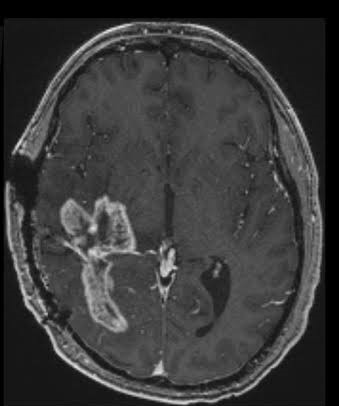
#> input picture archive/Testing/glioma/Te-gl_102.jpg, 339 x 406 px
$ python -i image_validator.py   (imports and definitions only)
#> lines starting #> are read from the running program, lines starting #| are printed output that depends on the picture; after the words box and inside, x2 and y2 are one past the last pixel; in counts of white or black regions, pixels touching at a corner belong together
"""
Image Validator - Validates if uploaded image is a brain MRI scan
"""
import cv2
import numpy as np
from PIL import Image

class ImageValidator:
    """Validates if an image is likely a brain MRI scan"""

    def __init__(self):
        self.min_grayscale_percentage = 0.6  # 60% should be grayscale
        self.min_dark_percentage = 0.10      # At least 10% should be dark
        self.max_color_variance = 15         # Maximum color variance for grayscale

    def validate_mri_image(self, image_path):
        """
        Validate if the image is likely a brain MRI scan

        Args:
            image_path: Path to the image file

        Returns:
            tuple: (is_valid, error_message)
        """
        try:
            # Read image (OpenCV, with Pillow fallback for WebP and similar formats)
            image = self._read_image(image_path)
            if image is None:
                return False, "Unable to read image file"

            # Check 1: Check for obvious face detection first (priority check)
            if self._has_human_face(image):
                return False, "This appears to be a photograph of a person, not a medical scan. Please upload a brain MRI image."

            # Check 2: Detect text/documents (certificates, papers, screenshots)
            if self._has_text_content(image):
                return False, "This appears to be a document, certificate, or text image, not a medical scan. Please upload a brain MRI image."

            # Check 3: Image should be mostly grayscale (MRI scans are grayscale)
            if not self._is_mostly_grayscale(image):
                return False, "Image appears to be a color photo, not a medical scan. Please upload a brain MRI image in grayscale format."

            # Check 4: Check for brain-like circular structures
            if not self._has_brain_like_structure(image):
                return False, "Image doesn't contain brain-like structures typical of MRI scans. Please upload a valid brain MRI scan."

            # Check 5: Brightness check - MRI scans have specific intensity distribution
            if not self._has_medical_intensity_distribution(image):
                return False, "Image doesn't have typical medical scan characteristics. Please upload a valid brain MRI scan."

            # If passed all checks, it's valid
            return True, "Valid MRI image"

        except Exception as e:
            # If validation itself fails, REJECT to be safe
            print(f"Validation error: {str(e)}")
            return False, f"Image validation failed. Please ensure you're uploading a valid brain MRI scan."

    def _read_image(self, image_path):
        """Load an image with OpenCV, falling back to Pillow for WebP/JPEG variants."""
        image = cv2.imread(image_path)
#> image is the input picture: shape (406, 339, 3); min 0, max 232, mean 58.2
#> in _has_human_face, `faces = face_cascade.detectMultiScale( gray, scaleFactor=1.1, minNeigh..`: faces = ()
        if image is not None:
            return image
        try:
            with Image.open(image_path) as pil_image:
                rgb = pil_image.convert('RGB')
                return cv2.cvtColor(np.array(rgb), cv2.COLOR_RGB2BGR)
        except Exception as e:
            print(f"Image load failed: {e}")
            return None

    def _is_mostly_grayscale(self, image):
        """Check if image is mostly grayscale"""
        # If already 2D (grayscale), return True
        if len(image.shape) == 2:
            return True

        # Calculate color difference between channels
        b, g, r = cv2.split(image)

        # Calculate standard deviation of differences
        rg_diff = np.abs(r.astype(float) - g.astype(float))
        rb_diff = np.abs(r.astype(float) - b.astype(float))
        gb_diff = np.abs(g.astype(float) - b.astype(float))

        # Calculate average difference
        avg_diff = (np.mean(rg_diff) + np.mean(rb_diff) + np.mean(gb_diff)) / 3

        # MRI images should have very low color difference
        return avg_diff < self.max_color_variance

    def _has_text_content(self, image):
        """
        Detect if image contains significant text content (documents, certificates, etc.)
        """
        # Convert to grayscale
        if len(image.shape) == 3:
            gray = cv2.cvtColor(image, cv2.COLOR_BGR2GRAY)
        else:
            gray = image

        # Apply binary threshold
        _, binary = cv2.threshold(gray, 0, 255, cv2.THRESH_BINARY + cv2.THRESH_OTSU)
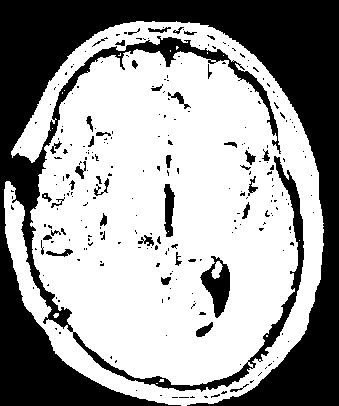
#> binary: shape (406, 339); 61.6% white; 262 black regions (221 under 20 px)

        # Find contours
        contours, _ = cv2.findContours(binary, cv2.RETR_EXTERNAL, cv2.CHAIN_APPROX_SIMPLE)
#> contours = 10 contours, 9 with area under 20; largest, box (x1, y1, x2, y2) and area: (4, 21, 324, 406) 90716

        # Count small rectangular contours (typical of text)
        text_like_contours = 0
        total_area = gray.shape[0] * gray.shape[1]
#> total_area = 137634

        for contour in contours:
            area = cv2.contourArea(contour)
            # Text characters are typically small
            if 50 < area < 5000:
                x, y, w, h = cv2.boundingRect(contour)
                aspect_ratio = w / float(h) if h > 0 else 0
                # Text-like rectangles
                if 0.1 < aspect_ratio < 10:
                    text_like_contours += 1
#> this loop made 10 passes
#> area on pass 10: 90716
#> after the loop, text_like_contours = 0

        # If many small rectangular contours, likely text/document
        if text_like_contours > 50:
            return True

        # Check for high edge density (documents have many edges)
        edges = cv2.Canny(gray, 50, 150)
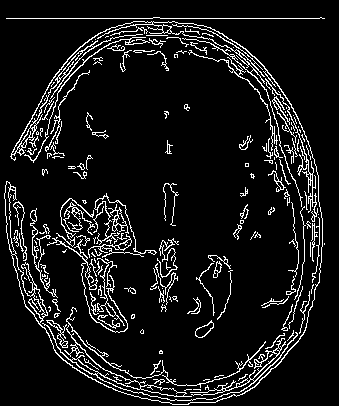
#> edges: shape (406, 339); 8.9% white in thin lines or dots
        edge_density = np.sum(edges > 0) / total_area
#> edge_density = 0.0889
#> in _is_mostly_grayscale, `rg_diff = np.abs(r.astype(float) - g.astype(float))`: rg_diff: shape (406, 339) float64; every value is 0
#> in _is_mostly_grayscale, `avg_diff = (np.mean(rg_diff) + np.mean(rb_diff) + np.mean(gb_diff)) / 3`: avg_diff = 0

        # Documents typically have high edge density. MRI skull/tissue
        # edges can also be dense, so keep this conservative.
        if edge_density > 0.28:
            return True

        return False

    def _has_brain_like_structure(self, image):
        """
        Check if image contains circular/oval structures typical of brain scans
        """
        # Convert to grayscale
        if len(image.shape) == 3:
            gray = cv2.cvtColor(image, cv2.COLOR_BGR2GRAY)
        else:
            gray = image

        # Apply Gaussian blur
        blurred = cv2.GaussianBlur(gray, (9, 9), 2)
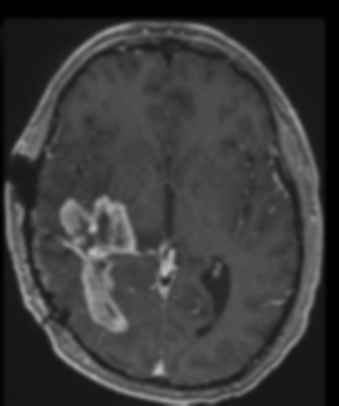
#> blurred: shape (406, 339); min 0, max 190, mean 58.2

        # Detect circles using Hough Circle Transform
        circles = cv2.HoughCircles(
            blurred,
            cv2.HOUGH_GRADIENT,
            dp=1,
            minDist=gray.shape[0] // 8,
            param1=50,
            param2=30,
            minRadius=gray.shape[0] // 8,
            maxRadius=gray.shape[0] // 2
        )
#> circles = [[165.5, 148.5, 128.4], [186.5, 217.5, 181.5], [175.5, 267.5, 136.2], [131.5, 233.5, 191.4], [127.5, 297.5, 88.6], [127.5, 182.5, 117.7], [203.5, 312.5, 76.7], [129.5, 108.5, 80.1], [212.5, 171.5, 101], [236.5, 225.5, 86.4], [180.5, 99.5, 78.8], [84.5, 208.5, 81]]

        # Brain scans typically have at least one large circular structure
        if circles is not None and len(circles[0]) > 0:
            return True

        # Alternative: Check for oval/elliptical shapes
        edges = cv2.Canny(gray, 50, 150)
        contours, _ = cv2.findContours(edges, cv2.RETR_EXTERNAL, cv2.CHAIN_APPROX_SIMPLE)

        image_area = gray.shape[0] * gray.shape[1]

        for contour in contours:
            area = cv2.contourArea(contour)
            # Large contours (brain outline)
            if area > image_area * 0.1:
                # Fit ellipse and check circularity
                if len(contour) >= 5:
                    ellipse = cv2.fitEllipse(contour)
                    (center, axes, angle) = ellipse
                    major_axis = max(axes)
                    minor_axis = min(axes)

                    # Brain is roughly circular (ratio close to 1)
                    if major_axis > 0 and 0.6 < (minor_axis / major_axis) < 1.4:
                        return True

        return False

    def _has_medical_intensity_distribution(self, image):
        """
        Check if image has intensity distribution typical of medical scans
        """
        # Convert to grayscale if needed
        if len(image.shape) == 3:
            gray = cv2.cvtColor(image, cv2.COLOR_BGR2GRAY)
        else:
            gray = image

        # Calculate histogram
        hist = cv2.calcHist([gray], [0], None, [256], [0, 256])
#> hist = 256 values, max 11000 at index 0, min 0 at index 225, mean 537.6
        hist = hist.flatten()

        # Check if histogram has reasonable distribution
        non_zero_bins = np.sum(hist > 0)
#> non_zero_bins = 226

        # Should use reasonable range of intensities
        if non_zero_bins < 30:
            return False

        # Check contrast - medical images have good contrast
        std_dev = np.std(gray)
#> std_dev = 36.44
        if std_dev < 15:
            return False

        # MRI scans normally have a large near-black background. That is
        # expected and must not be treated as a document. Documents have
        # both dark ink and bright paper at the same time.
        very_dark = np.sum(gray < 30)
#> very_dark = 40678
        very_bright = np.sum(gray > 225)
#> very_bright = 1
        total_pixels = gray.size
#> total_pixels = 137634
        dark_ratio = very_dark / total_pixels
#> dark_ratio = 0.296
        bright_ratio = very_bright / total_pixels
#> bright_ratio = 7.27e-06

        if bright_ratio > 0.35 and dark_ratio > 0.15:
            return False

        return True

    def _has_human_face(self, image):
        """Detect if image contains a human face (not a brain scan)"""
        try:
            # Load OpenCV face detector
            face_cascade = cv2.CascadeClassifier(
                cv2.data.haarcascades + 'haarcascade_frontalface_default.xml'
            )

            # Convert to grayscale
            if len(image.shape) == 3:
                gray = cv2.cvtColor(image, cv2.COLOR_BGR2GRAY)
            else:
                gray = image

            # Detect faces
            faces = face_cascade.detectMultiScale(
                gray,
                scaleFactor=1.1,
                minNeighbors=5,
                minSize=(50, 50),
                flags=cv2.CASCADE_SCALE_IMAGE
            )

            # Check if detected face is large (likely a portrait)
            if len(faces) > 0:
                for (x, y, w, h) in faces:
                    face_area = w * h
                    image_area = gray.shape[0] * gray.shape[1]
                    face_percentage = face_area / image_area

                    # If face takes up significant portion (>15%), it's a portrait
                    if face_percentage > 0.15:
                        return True

            return False

        except Exception as e:
            print(f"Face detection warning: {e}")
            return False

    def get_image_info(self, image_path):
        """Get detailed information about the image"""
        try:
            image = self._read_image(image_path)
            if image is None:
                return None

            height, width = image.shape[:2]
            channels = 1 if len(image.shape) == 2 else image.shape[2]

            # Convert to grayscale for analysis
            if len(image.shape) == 3:
                gray = cv2.cvtColor(image, cv2.COLOR_BGR2GRAY)
            else:
                gray = image

            return {
                'width': width,
                'height': height,
                'channels': channels,
                'aspect_ratio': width / height,
                'mean_intensity': float(np.mean(gray)),
                'std_intensity': float(np.std(gray)),
                'min_intensity': int(np.min(gray)),
                'max_intensity': int(np.max(gray))
            }

        except Exception as e:
            return {'error': str(e)}

>>> result = ImageValidator().validate_mri_image('../../archive/Testing/glioma/Te-gl_102.jpg')

$ run again, on archive/Testing/glioma/Te-gl_115.jpg
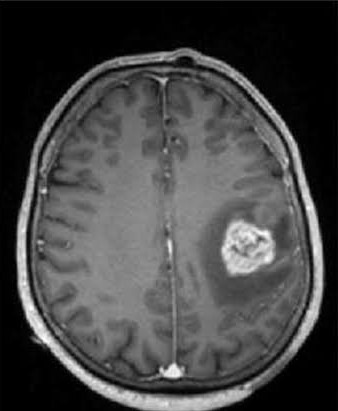
#> input picture archive/Testing/glioma/Te-gl_115.jpg, 338 x 411 px
#> in _read_image, image is the input picture: shape (411, 338, 3); min 0, max 255, mean 69.4
#> faces = ()
#> in _has_text_content, `_, binary = cv2.threshold(gray, 0, 255, cv2.THRESH_BINARY + cv2.THRESH..`:
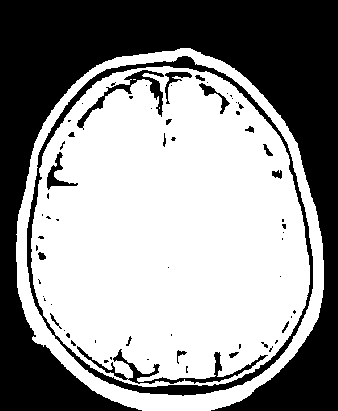
#> binary: shape (411, 338); 58% white; 67 black regions (47 under 20 px)
#> contours = 1 contour; box (x1, y1, x2, y2) and area: (16, 48, 324, 411) 88378
#> the loop in _has_text_content, `for contour in contours:` made 1 pass
#> area on pass 1: 88378.5
#> after the loop in _has_text_content, `for contour in contours:`: text_like_contours = 0
#> edges: shape (411, 338); 7.2% white in thin lines or dots
#> edge_density = 0.0719
#> rg_diff: shape (411, 338) float64; every value is 0
#> avg_diff = 0
#> in _has_brain_like_structure, `blurred = cv2.GaussianBlur(gray, (9, 9), 2)`:
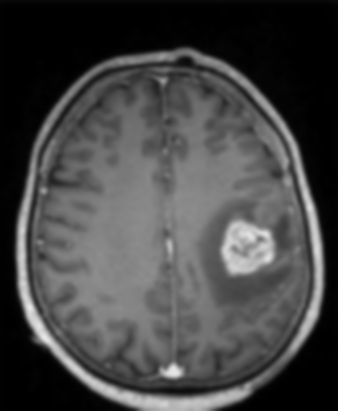
#> blurred: shape (411, 338); min 0, max 231, mean 69.4
#> circles = [[174.5, 260.5, 152.6], [169.5, 198.5, 138.2], [221.5, 227.5, 192.3], [119.5, 232.5, 197.8], [143.5, 151.5, 97.5], [100.5, 284.5, 81], [148.5, 304.5, 102], [209.5, 298.5, 85.3], [223.5, 174.5, 71.3], [192.5, 131.5, 67.4], [96.5, 173.5, 56.7]]
#> hist = 256 values, max 24431 at index 0, min 1 at index 251, mean 542.6
#> non_zero_bins = 256
#> std_dev = 59.22
#> very_dark = 51450
#> very_bright = 382
#> dark_ratio = 0.37
#> bright_ratio = 0.00275

$ run again, on archive/Testing/glioma/Te-gl_140.jpg
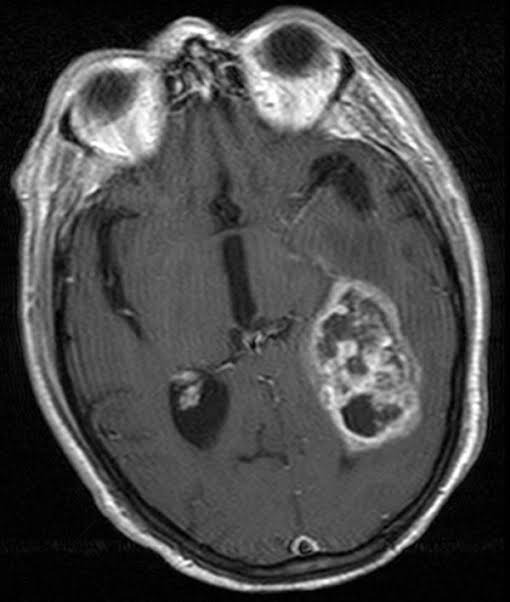
#> input picture archive/Testing/glioma/Te-gl_140.jpg, 510 x 602 px
#> in _read_image, image is the input picture: shape (602, 510, 3); min 0, max 255, mean 70.3
#> faces = ()
#> in _has_text_content, `_, binary = cv2.threshold(gray, 0, 255, cv2.THRESH_BINARY + cv2.THRESH..`:
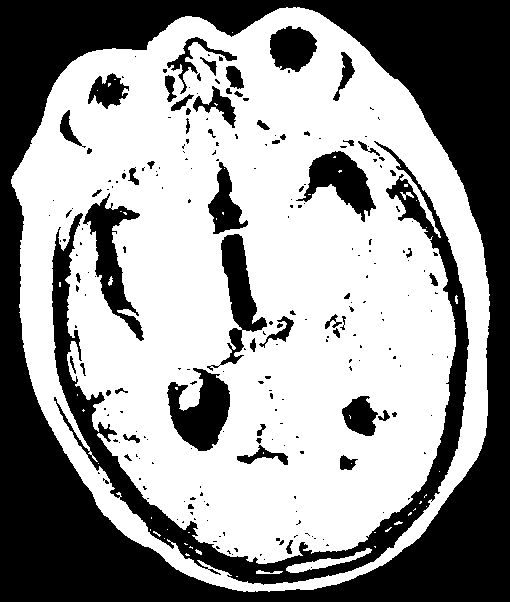
#> binary: shape (602, 510); 59% white; 233 black regions (175 under 20 px)
#> contours = 2 contours, 1 with area under 20; largest, box (x1, y1, x2, y2) and area: (11, 7, 490, 592) 219534
#> the loop in _has_text_content, `for contour in contours:` made 2 passes
#> area on pass 2: 219534
#> after the loop in _has_text_content, `for contour in contours:`: text_like_contours = 0
#> in _has_text_content, `edges = cv2.Canny(gray, 50, 150)`:
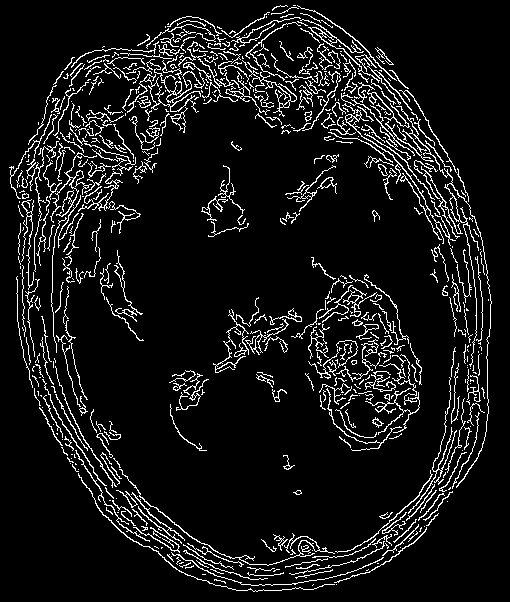
#> edges: shape (602, 510); 8.5% white in thin lines or dots
#> edge_density = 0.0852
#> rg_diff: shape (602, 510) float64; every value is 0
#> avg_diff = 0
#> circles = 19 rows, first 8: [253.5, 308.5, 222.2], [274.5, 386.5, 197], [237.5, 234.5, 213.2], [322.5, 278.5, 297.1], [174.5, 310.5, 300.4], [246.5, 158.5, 161.7], [264.5, 461.5, 122.8], [343.5, 350.5, 274]
#> hist = 256 values, max 12872 at index 3, min 81 at index 244, mean 1199.3
#> non_zero_bins = 256
#> std_dev = 55.92
#> very_dark = 93204
#> very_bright = 3834
#> dark_ratio = 0.304
#> bright_ratio = 0.0125

$ run again, on archive/Testing/glioma/Te-gl_158.jpg
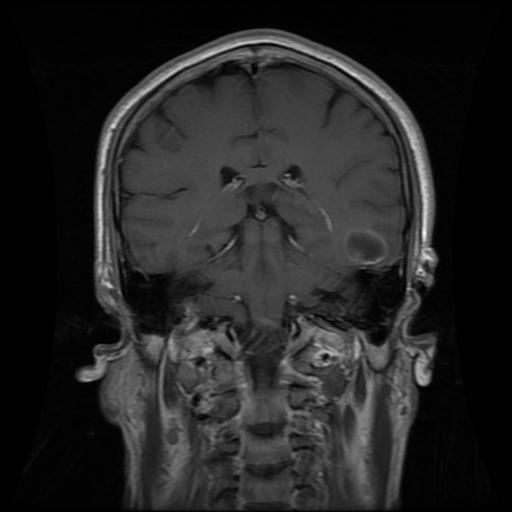
#> input picture archive/Testing/glioma/Te-gl_158.jpg, 512 x 512 px
#> in _read_image, image is the input picture: shape (512, 512, 3); min 0, max 255, mean 36.2
#> faces = [[115, 198, 62, 62], [101, 157, 104, 104]]
#> the loop in _has_human_face, `for (x, y, w, h) in faces:` made 2 passes
#> (x, y, w, h, face_area, image_area, face_percentage) on passes 1 to 2: (115, 198, 62, 62, 3844, 262144, 0.0147), (101, 157, 104, 104, 10816, 262144, 0.0413)
#> in _has_text_content, `_, binary = cv2.threshold(gray, 0, 255, cv2.THRESH_BINARY + cv2.THRESH..`:
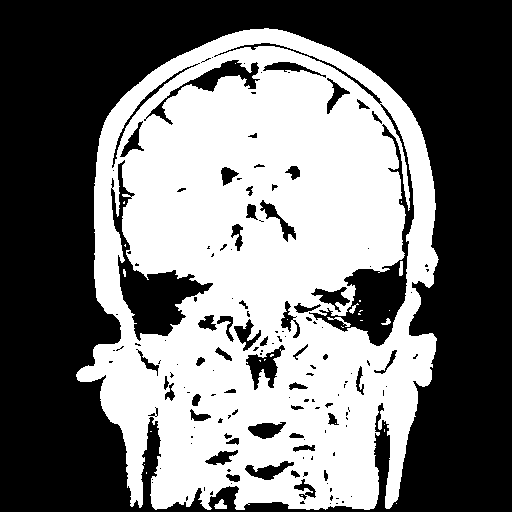
#> binary: shape (512, 512); 46% white; 29 white regions (23 under 20 px)
#> contours = 8 contours, 6 with area under 20; largest, box (x1, y1, x2, y2) and area: (76, 28, 439, 510) 138348, (214, 499, 227, 509) 61
#> the loop in _has_text_content, `for contour in contours:` made 8 passes
#> (area, x, y, w, h, aspect_ratio, text_like_contours) on pass 2: (61, 214, 499, 13, 10, 1.3, 1)
#> after the loop in _has_text_content, `for contour in contours:`: text_like_contours = 1
#> in _has_text_content, `edges = cv2.Canny(gray, 50, 150)`:
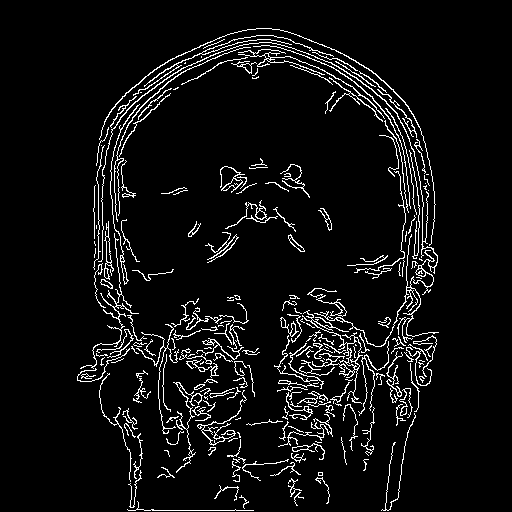
#> edges: shape (512, 512); 6.1% white in thin lines or dots, all inside (x1, y1, x2, y2) = (77, 28, 439, 511)
#> edge_density = 0.0605
#> rg_diff: shape (512, 512) float64; every value is 0
#> avg_diff = 0
#> circles = 14 rows, first 8: [251.5, 220.5, 171.5], [305.5, 174.5, 122.3], [182.5, 220.5, 240], [260.5, 285.5, 153.1], [261.5, 126.5, 98.7], [309.5, 399.5, 108.9], [183.5, 155.5, 84.7], [259.5, 454.5, 133.8]
#> hist = 256 values, max 44628 at index 0, min 0 at index 224, mean 1024
#> non_zero_bins = 234
#> std_dev = 37.43
#> very_dark = 131424
#> very_bright = 11
#> dark_ratio = 0.501
#> bright_ratio = 4.2e-05
